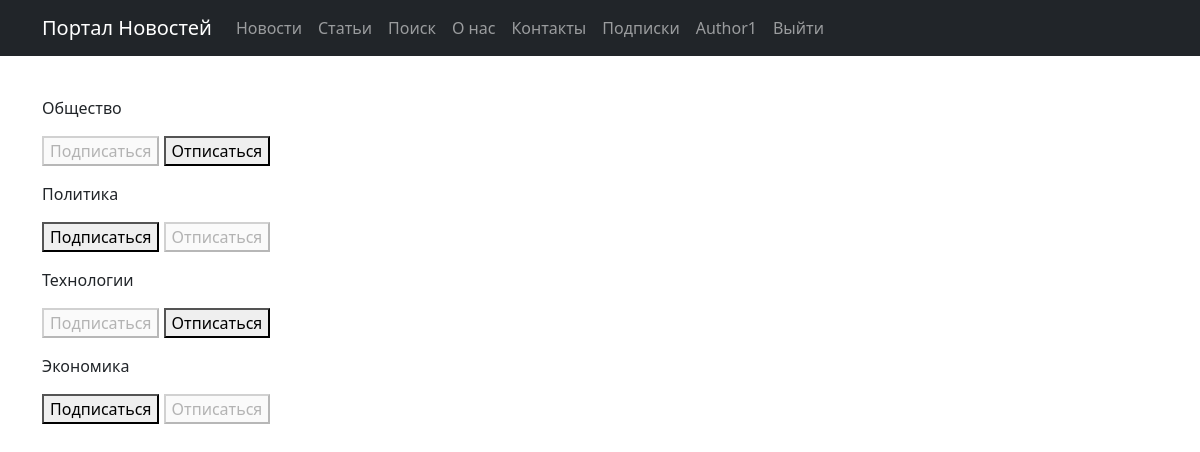
The page /subscriptions/ (signed in) on the database its author committed.
### news/models.py (models this page shows, shortened)
class Category(models.Model):
    name = models.CharField(max_length=128, unique=True)

### news/views.py (the view, shortened to what this page needs)
# urls.py: path('subscriptions/', subscriptions, name='subscriptions'),
@login_required
@csrf_protect
def subscriptions(request):
    categories_with_subscriptions = Category.objects.annotate(
        user_subscribed=Exists(
            Subscriber.objects.filter(
                user=request.user,
                category=OuterRef('pk'),
            )
        )
    ).order_by('name')
    return render(
        request,
        'subscriptions.html',
        {'categories': categories_with_subscriptions},
    )

### templates/subscriptions.html (shortened to what this page needs)
{% extends 'flatpages/default.html' %}
{% block content %}
<p>&nbsp;</p>
    {% for category in categories  %}
        <p>
            {{ category.name }}
            <form method="post">
                {% if category.user_subscribed %}
                    <button disabled>Подписаться</button>
                    <button name="action" value="unsubscribe">Отписаться</button>
                {% else %}
                    <button name="action" value="subscribe">Подписаться</button>
                    <button disabled>Отписаться</button>
                {% endif %}
            </form>
        </p>
    {% endfor %}
{% endblock content %}

### templates/flatpages/default.html (shortened to what this page needs)
<!DOCTYPE html>
<html lang="en">
    <head>
        {% load static %}
        <link href="{% static 'css/styles.css' %}" rel="stylesheet" />
    </head>
    <body>
        <nav class="navbar navbar-expand-lg navbar-dark bg-dark static-top">
           <div class="container">
               <a class="navbar-brand">Портал Новостей</a>
               <div class="collapse navbar-collapse" id="navbarResponsive">
                   <ul class="navbar-nav ml-auto">
                       <li class="nav-item active">
                           <a class="nav-link" href="/news/">Новости</a>
                       </li>
                       <li class="nav-item active">
                           <a class="nav-link" href="/articles/">Статьи</a>
                       </li>
                       <li class="nav-item active">
                           <a class="nav-link" href="/search/">Поиск</a>
                       </li>
                       <li class="nav-item">
                           <a class="nav-link" href="/about/">О нас</a>
                       </li>
                       <li class="nav-item">
                           <a class="nav-link" href="/contact/">Контакты</a>
                       </li>
                       <li class="nav-item">
                           {% if user.is_authenticated %}
                           <a class="nav-link" href="/subscriptions/">Подписки</a>
                           {% endif %}
                       <li class="nav-item">
                           {% if user.is_authenticated %}
                           <a class="nav-link">{{ request.user }}</a>
                           {% endif %}
                       </li>
                       <li class="nav-item">
                           {% if user.is_authenticated %}
                           <a class="nav-link" href="/logout/">Выйти</a>
                           {% endif %}
                       </li>
                   </ul>
               </div>
           </div>
        </nav>
        <div class="container">
            <div class="row">
                <div class="col-lg-12 text-left">
           {% block content %}{% endblock content %}
       </div>
   </div>
</div>
    </body>
</html>

### rows shown on the page
Category: name "Общество", shows "Подписаться"
Category: name "Политика", shows "Подписаться"
Category: name "Технологии", shows "Подписаться"
Category: name "Экономика", shows "Подписаться"

### other values the page prints
{{ request.user }} "Author1"
